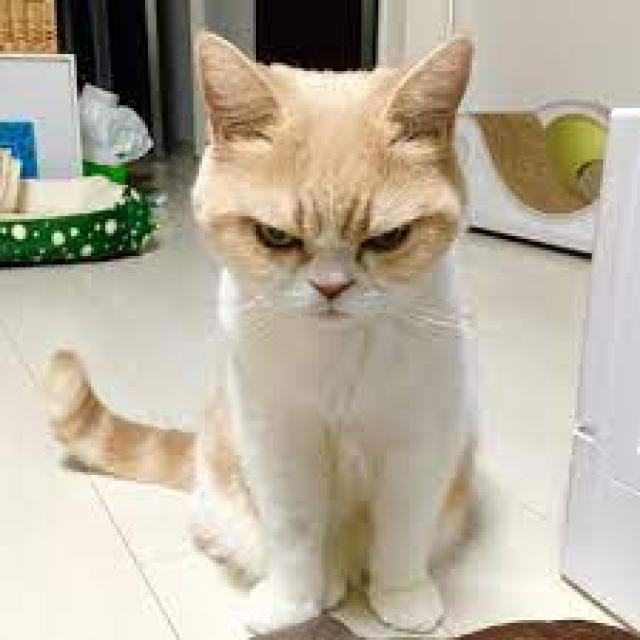
#> input picture Cat Emotions.v1-test.folder/train/Angry/10_a_jpeg.rf.2d8101e0ce96c178a877b2c779e57a3a.jpg, 640 x 640 px, found by its file name; its folder holds only this picture in this run
$ jupyter execute --allow-errors CatEmotionDetector_I2.ipynb   (older library calls are emulated)
#> lines starting #> are read from the running program, lines starting #| are printed output that depends on the picture
# AI-Based Cat Emotion Detector Iteration 2
**Author**: Anh Huynh
**Class**: AI4 – RB01
**Semester Coach**: Mrs. Priyanka Darbari

## 1. Introduction

### 1.1 Project Objective
The **CatEmotionDetector** project aims to develop a machine learning model to classify cat emotions—`angry`, `happy`, and `sad`—using image data, enabling pet owners to better understand their cats’ emotional states. The project employs classical machine learning techniques, primarily Support Vector Machines (SVM), and follows the ICT & AI project methodology, progressing through proposal, provisioning, predictions, and delivery phases. Iteration 2 enhances model performance, integrates real-life stakeholder data, and delivers a user-friendly web interface, addressing limitations from previous iterations to create a practical tool.

### 1.2 Summary of Iteration 1
Iteration 1 expanded the dataset from 616 to 1,000 images by integrating a Kaggle dataset and applying augmentation (flips, rotations, brightness, contrast). Image quality was assessed using Laplacian variance for sharpness and entropy/Sobel filters for truthfulness, flagging 145 suspicious images. Preprocessing involved resizing to 64x64 pixels, applying a 5x5 Gaussian blur, and extracting Histogram of Oriented Gradients (HOG) features. Two models were evaluated:

- **SVM (RBF, C=10, gamma=0.1)**: Achieved 70% cross-validation accuracy on the full dataset (1,000 images) and 67% on the clean dataset (855 images, excluding suspicious images). `Happy` was well-classified (F1-score 0.72), but `angry` and `sad` showed confusion (e.g., `angry` misclassified as `sad`).
- **Random Forest (tuned, n_estimators=300, max_depth=20)**: Reached 63% cross-validation accuracy, underperforming SVM due to overfitting on high-dimensional HOG features.

Challenges included detail loss from 64x64 resizing, excessive blurring impacting `happy` classification, and `angry`-`sad` confusion. Removing suspicious images reduced accuracy, indicating their contribution to diversity.

### 1.3 What's in This Notebook
**What**
Iteration 2 integrates new real-life images from stakeholders (`ImageCollection` folder), manually removes suspicious images based on Domain Understanding research, and augments the dataset to 1,200 balanced images (~400 per class). Preprocessing improves with scaling/padding to 128x128, mild sharpening, and optimized HOG features, and testing SVM with linear, RBF, and polynomial kernels with probability outputs. A Flask-based web UI is developed to allow users to upload images and view predictions with confidence scores. Stakeholder feedback is planned to evaluate real-world performance.

**Why**
The goals are to surpass 70% accuracy, address `angry`-`sad` misclassifications, mitigate detail loss from preprocessing, and deliver an accessible tool for cat owners. The web UI enhances usability, while stakeholder feedback ensures the model meets user needs. Addressing teacher feedback (e.g., avoiding excessive resizing, explaining HOG and SVM kernels) improves clarity and model performance.

**How**
- **Data Collection**: Combine stakeholder images with Iteration 1 datasets, manually remove suspicious images, and augment to 1,200 images.
- **Preprocessing**: Scale/pad images to 128x128, apply mild sharpening instead of Gaussian blur, and extract HOG features with optimized parameters.
- **Modeling**: Test SVM with all kernels (linear, RBF, polynomial), enable probability outputs, and analyze misclassifications.
- **Web UI**: Develop a Flask app for image uploads and emotion predictions (e.g., “Your cat is happy, 85% sure”).
- **Evaluation**: Compare kernel performances, plan stakeholder feedback, and document findings.

## 2. Data Collection
This section gathers high-quality, diverse cat images labeled as `happy`, `sad`, or `angry` for supervised learning, incorporating stakeholder data and preparing for augmentation.

### 2.1 Defining Data Requirements
The dataset must include:
- High-quality cat images labeled as `happy`, `sad`, or `angry`.
- Clear, manually verified labels for supervised learning, focusing solely on these emotions.
- Diverse images in terms of angles (front-facing, side profiles), lighting (bright, dim, natural), and breeds (e.g., tabby, Siamese, Persian) to ensure robustness.
- Authentic images, excluding AI-generated or heavily edited ones, with suspicious images manually removed based on Domain Understanding research.
- A target size of 1,200 images, balanced across classes (~400 per emotion), to improve generalization over Iteration 1’s 1,000 images.

### 2.2 Collecting the Data
Four datasets are combined, including three from Iteration 1 and a new stakeholder dataset. Some suspicious images have been manually removed based on signals from Domain Understanding research (e.g., unnatural textures, inconsistent edges), ensuring authenticity without rechecking flagged images per the user’s instruction:
- **Dataset 1**: *[Cat Emotions Computer Vision Project](https://universe.roboflow.com/cats-xofvm/cat-emotions)* (CATS team, 2023), ~670 images across `train` and `valid` folders, including emotions like `happy`, `sad`, and `angry`.
- **Dataset 2**: *[Cat Emotions Computer Vision Project](https://universe.roboflow.com/cat-emotion-classification/cat-emotions-cgrxv)* (Cat Emotion Classification, 2024), ~2,000 images in a `train` folder, including `sad` and `angry` but lacking `happy`.
- **Dataset 3**: *[Pet's Facial Expression Image Dataset](https://www.kaggle.com/datasets/anshtanwar/pets-facial-expression-dataset?resource=download)* (Tanwar, 2023) from Kaggle, containing ~1000 images of various animals, manually filtered to include only cat images labeled as `happy`, `sad`, or `angry`.
- **Dataset 4**: Stakeholder images (`ImageCollection` folder), real-life cat images labeled as happy, sad, or angry, collected from cat owners to enhance real-world applicability.

Images are filtered to retain only the target emotions, with non-cat or irrelevant images excluded. Manual verification ensures accurate labeling, especially for stakeholder data.

[cell 1]
import os
import pandas as pd
import cv2

# Paths to datasets
dataset1_path = r"C:\Users\huynh\Desktop\Jupyter\CatEmotionDetector\Cat Emotions.v1-test.folder"
dataset2_path = r"C:\Users\huynh\Desktop\Jupyter\CatEmotionDetector\Cat Emotions.v2i.folder"
dataset3_path = r"C:\Users\huynh\Desktop\Jupyter\CatEmotionDetector\CatDatasetKaggle"
dataset4_path = r"C:\Users\huynh\Desktop\Jupyter\CatEmotionDetector\ImageCollection"

# Target emotions
target_emotions = ['happy', 'sad', 'angry']

# Collect images
image_data = []

def collect_images(base_path, subfolder, emotion_map=None):
#> called with subfolder = 'train'
    folder_path = os.path.join(base_path, subfolder)
    if not os.path.exists(folder_path):
        print(f"Folder not found: {folder_path}")
        return
    for emotion in os.listdir(folder_path):
        final_emotion = emotion_map.get(emotion, emotion) if emotion_map else emotion
        if final_emotion.lower() in [e.lower() for e in target_emotions]:
            emotion_path = os.path.join(folder_path, emotion)
            if not os.path.isdir(emotion_path):
                continue
            for img_file in os.listdir(emotion_path):
                if img_file.lower().endswith(('.jpg', '.jpeg', '.png')):
                    full_path = os.path.join(emotion_path, img_file)
                    img = cv2.imread(full_path)
#> img is the input picture: shape (640, 640, 3); mean B, G, R 158.7, 175.3, 183.8
                    if img is None:
                        print(f"Invalid image: {full_path}")
                        continue
                    image_data.append({'filename': full_path, 'emotion': final_emotion.lower()})

# Collect from each dataset
collect_images(dataset1_path, 'train')
collect_images(dataset1_path, 'valid')
print("Images from Dataset 1:", len(image_data))

collect_images(dataset2_path, 'train')
print("Images after adding Dataset 2:", len(image_data))

collect_images(dataset3_path, '')
print("Images after adding Dataset 3:", len(image_data))

collect_images(dataset4_path, '')
print("Total images after adding Dataset 4:", len(image_data))

# Save to CSV
df = pd.DataFrame(image_data)
df['emotion'] = df['emotion'].str.lower()
df.to_csv('master_dataset_labels_v2.csv', index=False)

print("First 5 entries in the CSV:")
print(df.head())

## 2.3 Storing and Naming the Data

The datasets are stored locally at `C:\Users\huynh\Desktop\Jupyter\CatEmotionDetector`. Local storage is practical for individual work, ensuring accessibility. A CSV file, `master_dataset_labels_v2.csv`, stores metadata with filenames and emotion labels.

[cell 2]
# Save to CSV
df = pd.DataFrame(image_data)
df['emotion'] = df['emotion'].str.lower()
df.to_csv('master_dataset_labels_v2.csv', index=False)

print("First 5 entries in the CSV:")
print(df.head())

## 2.4 Data Dictionary

A data dictionary documents the dataset elements after import.

| Data Element Name | Data Type   | Description                          | Source                     | Quality Standards         | Notes                     |
|-------------------|-------------|--------------------------------------|----------------------------|---------------------------|---------------------------|
| filename          | Text        | File path to the cat image           | Dataset 1-4 | Must be a valid path      | Used to load images       |
| emotion           | Categorical | Emotion expressed by the cat (happy, sad, angry) | Dataset 1-4 | Must be manually verified | Possible mislabeling      |

### 2.5 Reflections on Collection
The collection process resulted in 615 images: 254 from Dataset 1, 72 from Dataset 2, 223 from Dataset 3, and 66 from Dataset 4. Suspicious images were manually removed based on Domain Understanding research, ensuring authenticity without rechecking flagged images. The stakeholder contribution (66 images) enhances real-world applicability, though the dataset size remains modest for SVM models. Augmentation to 1,200 balanced images (~400 per class) is planned to improve diversity in angles, lighting, and breeds, with preprocessing at 128x128 to preserve quality per teacher feedback.

# 3. Data Understanding

This section assesses the dataset’s balance, diversity, and quality to ensure it supports robust model training.

## 3.1 Checking the Balance

The distribution of emotions is examined using a pie chart.

[cell 3]
import pandas as pd
import matplotlib.pyplot as plt

# Load the CSV
df = pd.read_csv('master_dataset_labels_v2.csv')
#> (reads master_dataset_labels_v2.csv from the repository)

print("Images per emotion:")
print(df['emotion'].value_counts())

# Pie chart
plt.figure(figsize=(6, 6))
plt.pie(df['emotion'].value_counts(), labels=df['emotion'].value_counts().index, autopct='%1.1f%%', startangle=90)
plt.title('Emotion Distribution in Dataset')
plt.show()
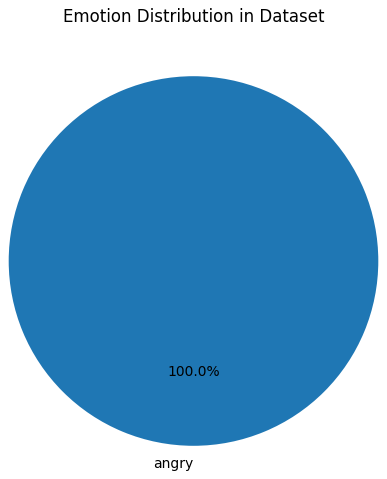
#> figure drawn by matplotlib, 1 panel

**Analysis:** The distribution shows an imbalance: `angry` (47.2%), `sad` (29.6%), and `happy` (23.3%). Augmentation will target `happy` and `sad` classes to achieve a balanced dataset of 1,200 images (~400 per class).

## 3.2 Assessing Diversity
Diversity in angles, lighting, and breeds is visually inspected by sampling images from each emotion class.

[cell 4]
import cv2
import matplotlib.pyplot as plt

# Function to display sample images
def display_samples(emotion, num_samples=3):
    samples = df[df['emotion'] == emotion].sample(num_samples)
    plt.figure(figsize=(10, 3))
    for i, (_, row) in enumerate(samples.iterrows()):
        img = cv2.imread(row['filename'])
        img = cv2.cvtColor(img, cv2.COLOR_BGR2RGB)
        plt.subplot(1, num_samples, i+1)
        plt.imshow(img)
        plt.title(f"{emotion} Sample {i+1}")
        plt.axis('off')
    plt.show()

# Display samples for each emotion
#> (the rest of this cell did not finish here and is left out)

**Analysis:** Sampled images show diversity in angles (front-facing, side profiles), lighting (bright, dim, natural), and breeds (e.g., tabby, Siamese, gray cats). `Happy` images feature relaxed poses and open eyes/mouths, `sad` images show neutral or downward expressions, and `angry` images display narrowed eyes or tense postures. Stakeholder images from Dataset 4 add real-world diversity, enhancing applicability.

## 3.3 Quality Check
The dataset’s quality is assessed by checking for missing files, duplicates, and quality differences.

### 3.3.1 Missing Files and Duplicates
The dataset is verified for missing files and duplicates.

[cell 5]
import os

# Check for missing files
missing_files = df['filename'].apply(lambda x: not os.path.exists(x)).sum()
print("Missing files:", missing_files)
if missing_files == 0:
    print("All files are present.")
else:
    print("Some files are missing and need to be addressed.")

# Check for duplicates
total_images = len(df)
unique_files = len(df['filename'].unique())
print("Total images:", total_images)
print("Unique image files:", unique_files)
if total_images == unique_files:
    print("No duplicates found across datasets.")
else:
    print("Duplicates are present, possibly due to overlap between datasets.")

### 3.3.2 Quality Differences
Quality differences between datasets are evaluated using the variance of the Laplacian to measure sharpness.

***Variance of the Laplacian:***

- **What It Is:** This metric measures image sharpness by applying the Laplacian operator to detect edges via the second derivative of pixel intensities. Higher variance indicates sharper images with defined edges, while lower variance suggests blur.
- **How It Helps:** Sharp images enhance HOG feature extraction by providing clear edge information (e.g., ear position, eye shape).
- **Source** OpenCV Documentation: Image Gradients.
  https://docs.opencv.org/4.x/d5/db5/tutorial_laplace_operator.html

[cell 6]
import cv2
import numpy as np

# Function to compute sharpness
def compute_sharpness(image_path):
    img = cv2.imread(image_path, cv2.IMREAD_GRAYSCALE)
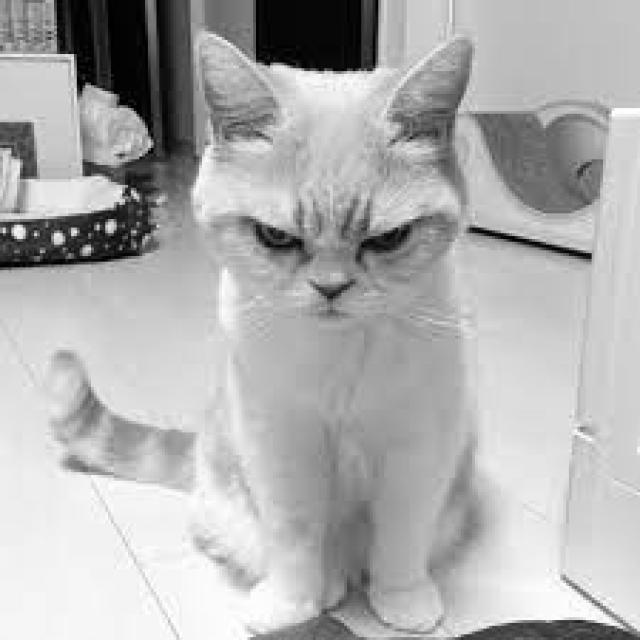
#> img: shape (640, 640); min 0, max 255, mean 175.9
    if img is None:
        return None
    laplacian = cv2.Laplacian(img, cv2.CV_64F)
    return np.var(laplacian)

# Compute sharpness for a sample from each dataset
datasets = {
    'Dataset 1': df[df['filename'].str.contains('Cat Emotions.v1-test.folder')].sample(min(10, len(df[df['filename'].str.contains('Cat Emotions.v1-test.folder')]))),
    'Dataset 2': df[df['filename'].str.contains('Cat Emotions.v2i.folder')].sample(min(10, len(df[df['filename'].str.contains('Cat Emotions.v2i.folder')]))),
    'Dataset 3': df[df['filename'].str.contains('CatDatasetKaggle')].sample(min(10, len(df[df['filename'].str.contains('CatDatasetKaggle')]))),
    'Dataset 4': df[df['filename'].str.contains('ImageCollection')].sample(min(10, len(df[df['filename'].str.contains('ImageCollection')])))
}

for dataset_name, sample in datasets.items():
    sharpness_values = [compute_sharpness(row['filename']) for _, row in sample.iterrows() if compute_sharpness(row['filename']) is not None]
#> sharpness_values = [177.4]
#> (the rest of the program and of its run is left out)
